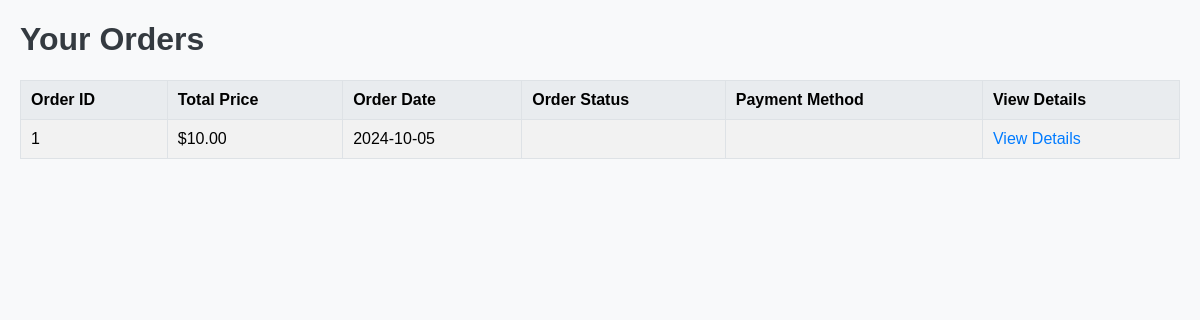
/backend/track_order.php (signed in), run on the app's committed database.
### tables this page shows
CREATE TABLE `orders` (
  `order_id` int(11) NOT NULL,
  `buyer_id` int(11) DEFAULT NULL,
  `total_price` decimal(10,2) DEFAULT NULL,
  `order_status` enum('pending','shipped','delivered','canceled') DEFAULT 'pending',
  `order_date` timestamp NOT NULL DEFAULT current_timestamp()
);

### backend/track_order.php (the view, shortened to what this page needs)
<?php
include 'db_connection.php';
$buyer_id = $_SESSION['user_id'];
$sql = "SELECT o.order_id, o.total_price, o.order_date, o.order_status
        FROM orders o
        WHERE o.buyer_id = ?
        ORDER BY o.order_date DESC";
$stmt = $conn->prepare($sql);
$stmt->bind_param("i", $buyer_id);
$stmt->execute();
$result = $stmt->get_result();
?>
<!DOCTYPE html>
<html lang="en">
<head>
</head>
<body>
    <h1>Your Orders</h1>
    <?php
    if ($result->num_rows > 0) {
        echo "<table>
                <tr>
                    <th>Order ID</th>
                    <th>Total Price</th>
                    <th>Order Date</th>
                    <th>Order Status</th>
                    <th>Payment Method</th>
                    <th>View Details</th>
                </tr>";
        while ($row = $result->fetch_assoc()) {
            echo "<tr>
                    <td>" . $row['order_id'] . "</td>
                    <td>$" . number_format($row['total_price'], 2) . "</td>
                    <td>" . date('Y-m-d', strtotime($row['order_date'])) . "</td>
                    <td>" . htmlspecialchars($row['order_status']) . "</td>
                    <td>" . htmlspecialchars($row['payment_method']) . "</td>
                    <td><a href='track_order_details.php?order_id=" . $row['order_id'] . "'>View Details</a></td>
                </tr>";
        }
        echo "</table>";
    } else {
        echo "<p>You have no orders yet.</p>";
    }
    ?>
</body>
</html>

### backend/track_order.php (style rules this page uses)
body { font-family: Arial, sans-serif; margin: 20px; padding: 0; background-color: #f8f9fa; }
h1 { color: #343a40; }
table { width: 100%; border-collapse: collapse; margin-top: 20px; }
th, td { border: 1px solid #dee2e6; padding: 10px; text-align: left; }
th { background-color: #e9ecef; }
tr:nth-child(even) { background-color: #f2f2f2; }
a { color: #007bff; text-decoration: none; }

### data on the page
orders: order_id "1", total_price "10.00", order_date "2024-10-05"
